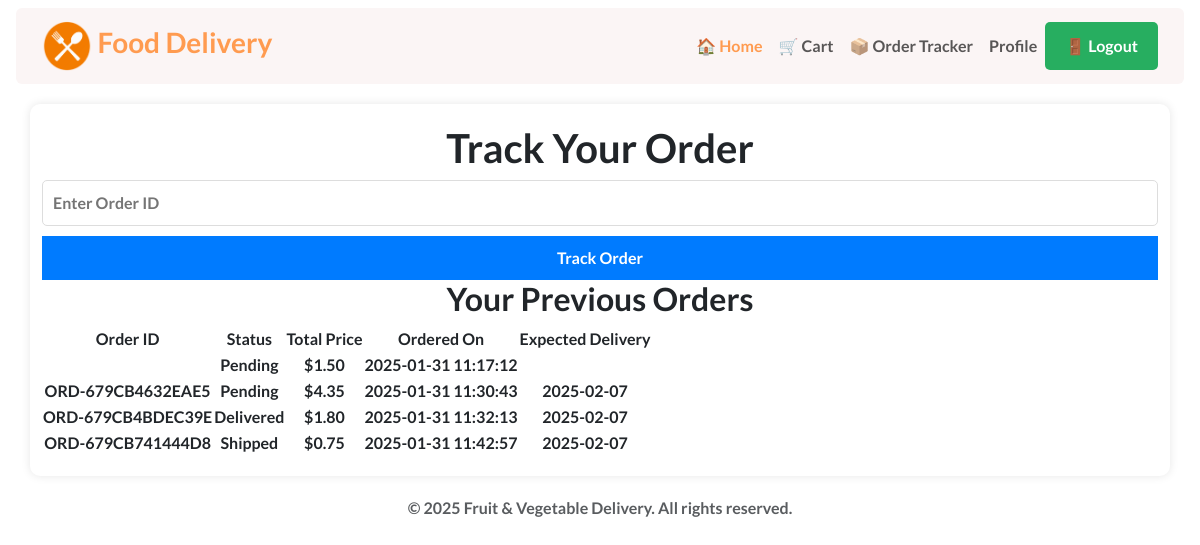
The app's page /user/tracker.php (signed in) with its own data.
### tables this page shows
CREATE TABLE IF NOT EXISTS `orders` (
  `order_id` int NOT NULL AUTO_INCREMENT,
  `user_id` int NOT NULL,
  `total_price` decimal(10,2) NOT NULL,
  `address` text NOT NULL,
  `payment_method` varchar(50) NOT NULL,
  `status` varchar(50) DEFAULT 'Pending',
  `order_number` varchar(50) NOT NULL,
  `order_date` timestamp NULL DEFAULT CURRENT_TIMESTAMP,
  `created_at` timestamp NULL DEFAULT CURRENT_TIMESTAMP,
  `expected_delivery` date DEFAULT NULL,
  PRIMARY KEY (`order_id`),
  UNIQUE KEY `order_number` (`order_number`),
  KEY `user_id` (`user_id`)
);

### user/tracker.php (the view, shortened to what this page needs)
<?php
include 'includes/../../db.php';
$sql = "SELECT * FROM orders WHERE user_id = " . $_SESSION['user_id'];
$result = $conn->query($sql);
$orders = [];
if ($result->num_rows > 0) {
    while ($row = $result->fetch_assoc()) {
        $orders[] = $row;
    }
}
?>
<!DOCTYPE html>
<html lang="en">
<head>
    <link rel="stylesheet" href="../user/tracker.css">
</head>
<body>
    <?php include 'includes/../header.php'; ?>
    <div class="container">
        <h1>Track Your Order</h1>
        <form action="tracker.php" method="POST">
            <input type="text" name="order_number" placeholder="Enter Order ID" required>
            <button type="submit">Track Order</button>
        </form>
        <h2>Your Previous Orders</h2>
        <?php if (count($orders) > 0): ?>
            <table class="order-list">
                <thead>
                    <tr>
                        <th>Order ID</th>
                        <th>Status</th>
                        <th>Total Price</th>
                        <th>Ordered On</th>
                        <th>Expected Delivery</th>
                    </tr>
                </thead>
                <tbody>
                    <?php foreach ($orders as $o): ?>
                        <tr>
                            <td><?php echo $o['order_number']; ?></td>
                            <td><?php echo $o['status']; ?></td>
                            <td>$<?php echo $o['total_price']; ?></td>
                            <td><?php echo $o['created_at']; ?></td>
                            <td><?php echo $o['expected_delivery']; ?></td>
                        </tr>
                    <?php endforeach; ?>
                </tbody>
            </table>
        <?php else: ?>
            <p>No previous orders found.</p>
        <?php endif; ?>
    </div>
    <?php include 'includes/../footer.php'; ?>
</body>
</html>

### user/tracker.css (style rules this page uses)
.container { max-width: 600px; margin: 20px auto; padding: 20px; background: white; border-radius: 10px; box-shadow: 0px 0px 10px rgba(0, 0, 0, 0.1); text-align: center; }
form { display: flex; flex-direction: column; gap: 10px; }
input { width: 100%; padding: 10px; border: 1px solid #ddd; border-radius: 5px; }
button { background: #007bff; color: white; padding: 10px; border: none; border-radius: 5px; cursor: pointer; }

### records on screen
orders: status "Pending", total_price "1.50", created_at "2025-01-31 11:17:12"
orders: order_number "ORD-679CB4632EAE5", status "Pending", total_price "4.35", created_at "2025-01-31 11:30:43", expected_delivery "2025-02-07"
orders: order_number "ORD-679CB4BDEC39E", status "Delivered", total_price "1.80", created_at "2025-01-31 11:32:13", expected_delivery "2025-02-07"
orders: order_number "ORD-679CB741444D8", status "Shipped", total_price "0.75", created_at "2025-01-31 11:42:57", expected_delivery "2025-02-07"
